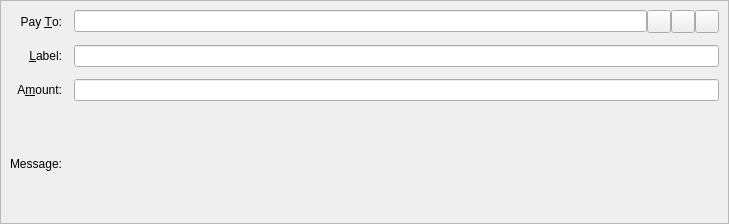
<?xml version="1.0" encoding="UTF-8"?>
<ui version="4.0">
 <class>SendCoinsEntry</class>
 <widget class="QStackedWidget" name="SendCoinsEntry">
  <property name="geometry">
   <rect>
    <x>0</x>
    <y>0</y>
    <width>729</width>
    <height>224</height>
   </rect>
  </property>
  <property name="focusPolicy">
   <enum>Qt::TabFocus</enum>
  </property>
  <property name="autoFillBackground">
   <bool>false</bool>
  </property>
  <widget class="QFrame" name="SendCoins">
   <property name="toolTip">
    <string>This is a normal payment.</string>
   </property>
   <property name="frameShape">
    <enum>QFrame::StyledPanel</enum>
   </property>
   <property name="frameShadow">
    <enum>QFrame::Sunken</enum>
   </property>
   <layout class="QGridLayout" name="gridLayout">
    <property name="spacing">
     <number>12</number>
    </property>
    <item row="3" column="0">
     <widget class="QLabel" name="messageLabel">
      <property name="text">
       <string>Message:</string>
      </property>
      <property name="alignment">
       <set>Qt::AlignRight|Qt::AlignTrailing|Qt::AlignVCenter</set>
      </property>
     </widget>
    </item>
    <item row="0" column="0">
     <widget class="QLabel" name="payToLabel">
      <property name="text">
       <string>Pay &amp;To:</string>
      </property>
      <property name="alignment">
       <set>Qt::AlignRight|Qt::AlignTrailing|Qt::AlignVCenter</set>
      </property>
      <property name="buddy">
       <cstring>payTo</cstring>
      </property>
     </widget>
    </item>
    <item row="0" column="1">
     <layout class="QHBoxLayout" name="payToLayout">
      <property name="spacing">
       <number>0</number>
      </property>
      <item>
       <widget class="QValidatedLineEdit" name="payTo">
        <property name="toolTip">
         <string>The address to send the payment to (e.g. PByFbvL39oABX2rcRksDgUMxhsKaGS4rSh3psPzgPMuFHyUyzmFtaAMhBfCS4gJwSHMAKhfgXDxAc98HJipde7kd8dvvVb6pvh)</string>
        </property>
       </widget>
      </item>
      <item>
       <widget class="QToolButton" name="addressBookButton">
        <property name="toolTip">
         <string>Choose previously used address</string>
        </property>
        <property name="text">
         <string/>
        </property>
        <property name="icon">
         <iconset resource="../bitcoin.qrc">
          <normaloff>:/icons/address-book</normaloff>:/icons/address-book</iconset>
        </property>
        <property name="shortcut">
         <string>Alt+A</string>
        </property>
       </widget>
      </item>
      <item>
       <widget class="QToolButton" name="pasteButton">
        <property name="toolTip">
         <string>Paste address from clipboard</string>
        </property>
        <property name="text">
         <string/>
        </property>
        <property name="icon">
         <iconset resource="../bitcoin.qrc">
          <normaloff>:/icons/editpaste</normaloff>:/icons/editpaste</iconset>
        </property>
        <property name="shortcut">
         <string>Alt+P</string>
        </property>
       </widget>
      </item>
      <item>
       <widget class="QToolButton" name="deleteButton">
        <property name="toolTip">
         <string>Remove this entry</string>
        </property>
        <property name="text">
         <string/>
        </property>
        <property name="icon">
         <iconset resource="../bitcoin.qrc">
          <normaloff>:/icons/remove</normaloff>:/icons/remove</iconset>
        </property>
       </widget>
      </item>
     </layout>
    </item>
    <item row="1" column="0">
     <widget class="QLabel" name="labellLabel">
      <property name="text">
       <string>&amp;Label:</string>
      </property>
      <property name="alignment">
       <set>Qt::AlignRight|Qt::AlignTrailing|Qt::AlignVCenter</set>
      </property>
      <property name="buddy">
       <cstring>addAsLabel</cstring>
      </property>
     </widget>
    </item>
    <item row="1" column="1">
     <widget class="QLineEdit" name="addAsLabel">
      <property name="toolTip">
       <string>Enter a label for this address to add it to the list of used addresses</string>
      </property>
     </widget>
    </item>
    <item row="2" column="0">
     <widget class="QLabel" name="amountLabel">
      <property name="text">
       <string>A&amp;mount:</string>
      </property>
      <property name="alignment">
       <set>Qt::AlignRight|Qt::AlignTrailing|Qt::AlignVCenter</set>
      </property>
      <property name="buddy">
       <cstring>payAmount</cstring>
      </property>
     </widget>
    </item>
    <item row="2" column="1">
     <widget class="BitcoinAmountField" name="payAmount"/>
    </item>
    <item row="3" column="1">
     <widget class="QLabel" name="messageTextLabel">
      <property name="toolTip">
       <string>A message that was attached to the bitcoin: URI which will be stored with the transaction for your reference. Note: This message will not be sent over the Pebblecoin network.</string>
      </property>
      <property name="textFormat">
       <enum>Qt::PlainText</enum>
      </property>
     </widget>
    </item>
   </layout>
  </widget>
  <widget class="QFrame" name="SendCoins_InsecurePaymentRequest">
   <property name="palette">
    <palette>
     <active>
      <colorrole role="WindowText">
       <brush brushstyle="SolidPattern">
        <color alpha="255">
         <red>0</red>
         <green>0</green>
         <blue>0</blue>
        </color>
       </brush>
      </colorrole>
      <colorrole role="Button">
       <brush brushstyle="SolidPattern">
        <color alpha="255">
         <red>255</red>
         <green>255</green>
         <blue>127</blue>
        </color>
       </brush>
      </colorrole>
      <colorrole role="Light">
       <brush brushstyle="SolidPattern">
        <color alpha="255">
         <red>255</red>
         <green>255</green>
         <blue>255</blue>
        </color>
       </brush>
      </colorrole>
      <colorrole role="Midlight">
       <brush brushstyle="SolidPattern">
        <color alpha="255">
         <red>255</red>
         <green>255</green>
         <blue>191</blue>
        </color>
       </brush>
      </colorrole>
      <colorrole role="Dark">
       <brush brushstyle="SolidPattern">
        <color alpha="255">
         <red>127</red>
         <green>127</green>
         <blue>63</blue>
        </color>
       </brush>
      </colorrole>
      <colorrole role="Mid">
       <brush brushstyle="SolidPattern">
        <color alpha="255">
         <red>170</red>
         <green>170</green>
         <blue>84</blue>
        </color>
       </brush>
      </colorrole>
      <colorrole role="Text">
       <brush brushstyle="SolidPattern">
        <color alpha="255">
         <red>0</red>
         <green>0</green>
         <blue>0</blue>
        </color>
       </brush>
      </colorrole>
      <colorrole role="BrightText">
       <brush brushstyle="SolidPattern">
        <color alpha="255">
         <red>255</red>
         <green>255</green>
         <blue>255</blue>
        </color>
       </brush>
      </colorrole>
      <colorrole role="ButtonText">
       <brush brushstyle="SolidPattern">
        <color alpha="255">
         <red>0</red>
         <green>0</green>
         <blue>0</blue>
        </color>
       </brush>
      </colorrole>
      <colorrole role="Base">
       <brush brushstyle="SolidPattern">
        <color alpha="255">
         <red>255</red>
         <green>255</green>
         <blue>255</blue>
        </color>
       </brush>
      </colorrole>
      <colorrole role="Window">
       <brush brushstyle="SolidPattern">
        <color alpha="255">
         <red>255</red>
         <green>255</green>
         <blue>127</blue>
        </color>
       </brush>
      </colorrole>
      <colorrole role="Shadow">
       <brush brushstyle="SolidPattern">
        <color alpha="255">
         <red>0</red>
         <green>0</green>
         <blue>0</blue>
        </color>
       </brush>
      </colorrole>
      <colorrole role="AlternateBase">
       <brush brushstyle="SolidPattern">
        <color alpha="255">
         <red>255</red>
         <green>255</green>
         <blue>191</blue>
        </color>
       </brush>
      </colorrole>
      <colorrole role="ToolTipBase">
       <brush brushstyle="SolidPattern">
        <color alpha="255">
         <red>255</red>
         <green>255</green>
         <blue>220</blue>
        </color>
       </brush>
      </colorrole>
      <colorrole role="ToolTipText">
       <brush brushstyle="SolidPattern">
        <color alpha="255">
         <red>0</red>
         <green>0</green>
         <blue>0</blue>
        </color>
       </brush>
      </colorrole>
     </active>
     <inactive>
      <colorrole role="WindowText">
       <brush brushstyle="SolidPattern">
        <color alpha="255">
         <red>0</red>
         <green>0</green>
         <blue>0</blue>
        </color>
       </brush>
      </colorrole>
      <colorrole role="Button">
       <brush brushstyle="SolidPattern">
        <color alpha="255">
         <red>255</red>
         <green>255</green>
         <blue>127</blue>
        </color>
       </brush>
      </colorrole>
      <colorrole role="Light">
       <brush brushstyle="SolidPattern">
        <color alpha="255">
         <red>255</red>
         <green>255</green>
         <blue>255</blue>
        </color>
       </brush>
      </colorrole>
      <colorrole role="Midlight">
       <brush brushstyle="SolidPattern">
        <color alpha="255">
         <red>255</red>
         <green>255</green>
         <blue>191</blue>
        </color>
       </brush>
      </colorrole>
      <colorrole role="Dark">
       <brush brushstyle="SolidPattern">
        <color alpha="255">
         <red>127</red>
         <green>127</green>
         <blue>63</blue>
        </color>
       </brush>
      </colorrole>
      <colorrole role="Mid">
       <brush brushstyle="SolidPattern">
        <color alpha="255">
         <red>170</red>
         <green>170</green>
         <blue>84</blue>
        </color>
       </brush>
      </colorrole>
      <colorrole role="Text">
       <brush brushstyle="SolidPattern">
        <color alpha="255">
         <red>0</red>
         <green>0</green>
         <blue>0</blue>
        </color>
       </brush>
      </colorrole>
      <colorrole role="BrightText">
       <brush brushstyle="SolidPattern">
        <color alpha="255">
         <red>255</red>
         <green>255</green>
         <blue>255</blue>
        </color>
       </brush>
      </colorrole>
      <colorrole role="ButtonText">
       <brush brushstyle="SolidPattern">
        <color alpha="255">
         <red>0</red>
         <green>0</green>
         <blue>0</blue>
        </color>
       </brush>
      </colorrole>
      <colorrole role="Base">
       <brush brushstyle="SolidPattern">
        <color alpha="255">
         <red>255</red>
         <green>255</green>
         <blue>255</blue>
        </color>
       </brush>
      </colorrole>
      <colorrole role="Window">
       <brush brushstyle="SolidPattern">
        <color alpha="255">
         <red>255</red>
         <green>255</green>
         <blue>127</blue>
        </color>
       </brush>
      </colorrole>
      <colorrole role="Shadow">
       <brush brushstyle="SolidPattern">
        <color alpha="255">
         <red>0</red>
         <green>0</green>
         <blue>0</blue>
        </color>
       </brush>
      </colorrole>
      <colorrole role="AlternateBase">
       <brush brushstyle="SolidPattern">
        <color alpha="255">
         <red>255</red>
         <green>255</green>
         <blue>191</blue>
        </color>
       </brush>
      </colorrole>
      <colorrole role="ToolTipBase">
       <brush brushstyle="SolidPattern">
        <color alpha="255">
         <red>255</red>
         <green>255</green>
         <blue>220</blue>
        </color>
       </brush>
      </colorrole>
      <colorrole role="ToolTipText">
       <brush brushstyle="SolidPattern">
        <color alpha="255">
         <red>0</red>
         <green>0</green>
         <blue>0</blue>
        </color>
       </brush>
      </colorrole>
     </inactive>
     <disabled>
      <colorrole role="WindowText">
       <brush brushstyle="SolidPattern">
        <color alpha="255">
         <red>127</red>
         <green>127</green>
         <blue>63</blue>
        </color>
       </brush>
      </colorrole>
      <colorrole role="Button">
       <brush brushstyle="SolidPattern">
        <color alpha="255">
         <red>255</red>
         <green>255</green>
         <blue>127</blue>
        </color>
       </brush>
      </colorrole>
      <colorrole role="Light">
       <brush brushstyle="SolidPattern">
        <color alpha="255">
         <red>255</red>
         <green>255</green>
         <blue>255</blue>
        </color>
       </brush>
      </colorrole>
      <colorrole role="Midlight">
       <brush brushstyle="SolidPattern">
        <color alpha="255">
         <red>255</red>
         <green>255</green>
         <blue>191</blue>
        </color>
       </brush>
      </colorrole>
      <colorrole role="Dark">
       <brush brushstyle="SolidPattern">
        <color alpha="255">
         <red>127</red>
         <green>127</green>
         <blue>63</blue>
        </color>
       </brush>
      </colorrole>
      <colorrole role="Mid">
       <brush brushstyle="SolidPattern">
        <color alpha="255">
         <red>170</red>
         <green>170</green>
         <blue>84</blue>
        </color>
       </brush>
      </colorrole>
      <colorrole role="Text">
       <brush brushstyle="SolidPattern">
        <color alpha="255">
         <red>127</red>
         <green>127</green>
         <blue>63</blue>
        </color>
       </brush>
      </colorrole>
      <colorrole role="BrightText">
       <brush brushstyle="SolidPattern">
        <color alpha="255">
         <red>255</red>
         <green>255</green>
         <blue>255</blue>
        </color>
       </brush>
      </colorrole>
      <colorrole role="ButtonText">
       <brush brushstyle="SolidPattern">
        <color alpha="255">
         <red>127</red>
         <green>127</green>
         <blue>63</blue>
        </color>
       </brush>
      </colorrole>
      <colorrole role="Base">
       <brush brushstyle="SolidPattern">
        <color alpha="255">
         <red>255</red>
         <green>255</green>
         <blue>127</blue>
        </color>
       </brush>
      </colorrole>
      <colorrole role="Window">
       <brush brushstyle="SolidPattern">
        <color alpha="255">
         <red>255</red>
         <green>255</green>
         <blue>127</blue>
        </color>
       </brush>
      </colorrole>
      <colorrole role="Shadow">
       <brush brushstyle="SolidPattern">
        <color alpha="255">
         <red>0</red>
         <green>0</green>
         <blue>0</blue>
        </color>
       </brush>
      </colorrole>
      <colorrole role="AlternateBase">
       <brush brushstyle="SolidPattern">
        <color alpha="255">
         <red>255</red>
         <green>255</green>
         <blue>127</blue>
        </color>
       </brush>
      </colorrole>
      <colorrole role="ToolTipBase">
       <brush brushstyle="SolidPattern">
        <color alpha="255">
         <red>255</red>
         <green>255</green>
         <blue>220</blue>
        </color>
       </brush>
      </colorrole>
      <colorrole role="ToolTipText">
       <brush brushstyle="SolidPattern">
        <color alpha="255">
         <red>0</red>
         <green>0</green>
         <blue>0</blue>
        </color>
       </brush>
      </colorrole>
     </disabled>
    </palette>
   </property>
   <property name="toolTip">
    <string>This is an unverified payment request.</string>
   </property>
   <property name="autoFillBackground">
    <bool>true</bool>
   </property>
   <property name="frameShape">
    <enum>QFrame::StyledPanel</enum>
   </property>
   <property name="frameShadow">
    <enum>QFrame::Sunken</enum>
   </property>
   <layout class="QGridLayout" name="gridLayout_is">
    <property name="spacing">
     <number>12</number>
    </property>
    <item row="0" column="0">
     <widget class="QLabel" name="payToLabel_is">
      <property name="text">
       <string>Pay To:</string>
      </property>
      <property name="alignment">
       <set>Qt::AlignRight|Qt::AlignTrailing|Qt::AlignVCenter</set>
      </property>
     </widget>
    </item>
    <item row="0" column="1">
     <layout class="QHBoxLayout" name="payToLayout_is">
      <property name="spacing">
       <number>0</number>
      </property>
      <item>
       <widget class="QLabel" name="payTo_is"/>
      </item>
      <item>
       <widget class="QToolButton" name="deleteButton_is">
        <property name="toolTip">
         <string>Remove this entry</string>
        </property>
        <property name="text">
         <string/>
        </property>
        <property name="icon">
         <iconset resource="../bitcoin.qrc">
          <normaloff>:/icons/remove</normaloff>:/icons/remove</iconset>
        </property>
       </widget>
      </item>
     </layout>
    </item>
    <item row="1" column="0">
     <widget class="QLabel" name="memoLabel_is">
      <property name="text">
       <string>Memo:</string>
      </property>
      <property name="alignment">
       <set>Qt::AlignRight|Qt::AlignTrailing|Qt::AlignVCenter</set>
      </property>
     </widget>
    </item>
    <item row="1" column="1">
     <widget class="QLabel" name="memoTextLabel_is">
      <property name="textFormat">
       <enum>Qt::PlainText</enum>
      </property>
     </widget>
    </item>
    <item row="2" column="0">
     <widget class="QLabel" name="amountLabel_is">
      <property name="text">
       <string>A&amp;mount:</string>
      </property>
      <property name="alignment">
       <set>Qt::AlignRight|Qt::AlignTrailing|Qt::AlignVCenter</set>
      </property>
      <property name="buddy">
       <cstring>payAmount_is</cstring>
      </property>
     </widget>
    </item>
    <item row="2" column="1">
     <widget class="BitcoinAmountField" name="payAmount_is">
      <property name="acceptDrops">
       <bool>false</bool>
      </property>
     </widget>
    </item>
   </layout>
  </widget>
  <widget class="QFrame" name="SendCoins_SecurePaymentRequest">
   <property name="palette">
    <palette>
     <active>
      <colorrole role="WindowText">
       <brush brushstyle="SolidPattern">
        <color alpha="255">
         <red>0</red>
         <green>0</green>
         <blue>0</blue>
        </color>
       </brush>
      </colorrole>
      <colorrole role="Button">
       <brush brushstyle="SolidPattern">
        <color alpha="255">
         <red>140</red>
         <green>232</green>
         <blue>119</blue>
        </color>
       </brush>
      </colorrole>
      <colorrole role="Light">
       <brush brushstyle="SolidPattern">
        <color alpha="255">
         <red>230</red>
         <green>255</green>
         <blue>224</blue>
        </color>
       </brush>
      </colorrole>
      <colorrole role="Midlight">
       <brush brushstyle="SolidPattern">
        <color alpha="255">
         <red>185</red>
         <green>243</green>
         <blue>171</blue>
        </color>
       </brush>
      </colorrole>
      <colorrole role="Dark">
       <brush brushstyle="SolidPattern">
        <color alpha="255">
         <red>70</red>
         <green>116</green>
         <blue>59</blue>
        </color>
       </brush>
      </colorrole>
      <colorrole role="Mid">
       <brush brushstyle="SolidPattern">
        <color alpha="255">
         <red>93</red>
         <green>155</green>
         <blue>79</blue>
        </color>
       </brush>
      </colorrole>
      <colorrole role="Text">
       <brush brushstyle="SolidPattern">
        <color alpha="255">
         <red>0</red>
         <green>0</green>
         <blue>0</blue>
        </color>
       </brush>
      </colorrole>
      <colorrole role="BrightText">
       <brush brushstyle="SolidPattern">
        <color alpha="255">
         <red>155</red>
         <green>255</green>
         <blue>147</blue>
        </color>
       </brush>
      </colorrole>
      <colorrole role="ButtonText">
       <brush brushstyle="SolidPattern">
        <color alpha="255">
         <red>0</red>
         <green>0</green>
         <blue>0</blue>
        </color>
       </brush>
      </colorrole>
      <colorrole role="Base">
       <brush brushstyle="SolidPattern">
        <color alpha="255">
         <red>119</red>
         <green>255</green>
         <blue>233</blue>
        </color>
       </brush>
      </colorrole>
      <colorrole role="Window">
       <brush brushstyle="SolidPattern">
        <color alpha="255">
         <red>140</red>
         <green>232</green>
         <blue>119</blue>
        </color>
       </brush>
      </colorrole>
      <colorrole role="Shadow">
       <brush brushstyle="SolidPattern">
        <color alpha="255">
         <red>0</red>
         <green>0</green>
         <blue>0</blue>
        </color>
       </brush>
      </colorrole>
      <colorrole role="AlternateBase">
       <brush brushstyle="SolidPattern">
        <color alpha="255">
         <red>197</red>
         <green>243</green>
         <blue>187</blue>
        </color>
       </brush>
      </colorrole>
      <colorrole role="NoRole">
       <brush brushstyle="SolidPattern">
        <color alpha="255">
         <red>125</red>
         <green>194</green>
         <blue>122</blue>
        </color>
       </brush>
      </colorrole>
      <colorrole role="ToolTipBase">
       <brush brushstyle="SolidPattern">
        <color alpha="255">
         <red>255</red>
         <green>255</green>
         <blue>220</blue>
        </color>
       </brush>
      </colorrole>
      <colorrole role="ToolTipText">
       <brush brushstyle="SolidPattern">
        <color alpha="255">
         <red>0</red>
         <green>0</green>
         <blue>0</blue>
        </color>
       </brush>
      </colorrole>
     </active>
     <inactive>
      <colorrole role="WindowText">
       <brush brushstyle="SolidPattern">
        <color alpha="255">
         <red>0</red>
         <green>0</green>
         <blue>0</blue>
        </color>
       </brush>
      </colorrole>
      <colorrole role="Button">
       <brush brushstyle="SolidPattern">
        <color alpha="255">
         <red>140</red>
         <green>232</green>
         <blue>119</blue>
        </color>
       </brush>
      </colorrole>
      <colorrole role="Light">
       <brush brushstyle="SolidPattern">
        <color alpha="255">
         <red>230</red>
         <green>255</green>
         <blue>224</blue>
        </color>
       </brush>
      </colorrole>
      <colorrole role="Midlight">
       <brush brushstyle="SolidPattern">
        <color alpha="255">
         <red>185</red>
         <green>243</green>
         <blue>171</blue>
        </color>
       </brush>
      </colorrole>
      <colorrole role="Dark">
       <brush brushstyle="SolidPattern">
        <color alpha="255">
         <red>70</red>
         <green>116</green>
         <blue>59</blue>
        </color>
       </brush>
      </colorrole>
      <colorrole role="Mid">
       <brush brushstyle="SolidPattern">
        <color alpha="255">
         <red>93</red>
         <green>155</green>
         <blue>79</blue>
        </color>
       </brush>
      </colorrole>
      <colorrole role="Text">
       <brush brushstyle="SolidPattern">
        <color alpha="255">
         <red>0</red>
         <green>0</green>
         <blue>0</blue>
        </color>
       </brush>
      </colorrole>
      <colorrole role="BrightText">
       <brush brushstyle="SolidPattern">
        <color alpha="255">
         <red>155</red>
         <green>255</green>
         <blue>147</blue>
        </color>
       </brush>
      </colorrole>
      <colorrole role="ButtonText">
       <brush brushstyle="SolidPattern">
        <color alpha="255">
         <red>0</red>
         <green>0</green>
         <blue>0</blue>
        </color>
       </brush>
      </colorrole>
      <colorrole role="Base">
       <brush brushstyle="SolidPattern">
        <color alpha="255">
         <red>119</red>
         <green>255</green>
         <blue>233</blue>
        </color>
       </brush>
      </colorrole>
      <colorrole role="Window">
       <brush brushstyle="SolidPattern">
        <color alpha="255">
         <red>140</red>
         <green>232</green>
         <blue>119</blue>
        </color>
       </brush>
      </colorrole>
      <colorrole role="Shadow">
       <brush brushstyle="SolidPattern">
        <color alpha="255">
         <red>0</red>
         <green>0</green>
         <blue>0</blue>
        </color>
       </brush>
      </colorrole>
      <colorrole role="AlternateBase">
       <brush brushstyle="SolidPattern">
        <color alpha="255">
         <red>197</red>
         <green>243</green>
         <blue>187</blue>
        </color>
       </brush>
      </colorrole>
      <colorrole role="NoRole">
       <brush brushstyle="SolidPattern">
        <color alpha="255">
         <red>125</red>
         <green>194</green>
         <blue>122</blue>
        </color>
       </brush>
      </colorrole>
      <colorrole role="ToolTipBase">
       <brush brushstyle="SolidPattern">
        <color alpha="255">
         <red>255</red>
         <green>255</green>
         <blue>220</blue>
        </color>
       </brush>
      </colorrole>
      <colorrole role="ToolTipText">
       <brush brushstyle="SolidPattern">
        <color alpha="255">
         <red>0</red>
         <green>0</green>
         <blue>0</blue>
        </color>
       </brush>
      </colorrole>
     </inactive>
     <disabled>
      <colorrole role="WindowText">
       <brush brushstyle="SolidPattern">
        <color alpha="255">
         <red>70</red>
         <green>116</green>
         <blue>59</blue>
        </color>
       </brush>
      </colorrole>
      <colorrole role="Button">
       <brush brushstyle="SolidPattern">
        <color alpha="255">
         <red>140</red>
         <green>232</green>
         <blue>119</blue>
        </color>
       </brush>
      </colorrole>
      <colorrole role="Light">
       <brush brushstyle="SolidPattern">
        <color alpha="255">
         <red>230</red>
         <green>255</green>
         <blue>224</blue>
        </color>
       </brush>
      </colorrole>
      <colorrole role="Midlight">
       <brush brushstyle="SolidPattern">
        <color alpha="255">
         <red>185</red>
         <green>243</green>
         <blue>171</blue>
        </color>
       </brush>
      </colorrole>
      <colorrole role="Dark">
       <brush brushstyle="SolidPattern">
        <color alpha="255">
         <red>70</red>
         <green>116</green>
         <blue>59</blue>
        </color>
       </brush>
      </colorrole>
      <colorrole role="Mid">
       <brush brushstyle="SolidPattern">
        <color alpha="255">
         <red>93</red>
         <green>155</green>
         <blue>79</blue>
        </color>
       </brush>
      </colorrole>
      <colorrole role="Text">
       <brush brushstyle="SolidPattern">
        <color alpha="255">
         <red>70</red>
         <green>116</green>
         <blue>59</blue>
        </color>
       </brush>
      </colorrole>
      <colorrole role="BrightText">
       <brush brushstyle="SolidPattern">
        <color alpha="255">
         <red>155</red>
         <green>255</green>
         <blue>147</blue>
        </color>
       </brush>
      </colorrole>
      <colorrole role="ButtonText">
       <brush brushstyle="SolidPattern">
        <color alpha="255">
         <red>70</red>
         <green>116</green>
         <blue>59</blue>
        </color>
       </brush>
      </colorrole>
      <colorrole role="Base">
       <brush brushstyle="SolidPattern">
        <color alpha="255">
         <red>140</red>
         <green>232</green>
         <blue>119</blue>
        </color>
       </brush>
      </colorrole>
      <colorrole role="Window">
       <brush brushstyle="SolidPattern">
        <color alpha="255">
         <red>140</red>
         <green>232</green>
         <blue>119</blue>
        </color>
       </brush>
      </colorrole>
      <colorrole role="Shadow">
       <brush brushstyle="SolidPattern">
        <color alpha="255">
         <red>0</red>
         <green>0</green>
         <blue>0</blue>
        </color>
       </brush>
      </colorrole>
      <colorrole role="AlternateBase">
       <brush brushstyle="SolidPattern">
        <color alpha="255">
         <red>140</red>
         <green>232</green>
         <blue>119</blue>
        </color>
       </brush>
      </colorrole>
      <colorrole role="NoRole">
       <brush brushstyle="SolidPattern">
        <color alpha="255">
         <red>125</red>
         <green>194</green>
         <blue>122</blue>
        </color>
       </brush>
      </colorrole>
      <colorrole role="ToolTipBase">
       <brush brushstyle="SolidPattern">
        <color alpha="255">
         <red>255</red>
         <green>255</green>
         <blue>220</blue>
        </color>
       </brush>
      </colorrole>
      <colorrole role="ToolTipText">
       <brush brushstyle="SolidPattern">
        <color alpha="255">
         <red>0</red>
         <green>0</green>
         <blue>0</blue>
        </color>
       </brush>
      </colorrole>
     </disabled>
    </palette>
   </property>
   <property name="toolTip">
    <string>This is a verified payment request.</string>
   </property>
   <property name="autoFillBackground">
    <bool>true</bool>
   </property>
   <property name="frameShape">
    <enum>QFrame::StyledPanel</enum>
   </property>
   <property name="frameShadow">
    <enum>QFrame::Sunken</enum>
   </property>
   <layout class="QGridLayout" name="gridLayout_s">
    <property name="spacing">
     <number>12</number>
    </property>
    <item row="0" column="0">
     <widget class="QLabel" name="payToLabel_s">
      <property name="text">
       <string>Pay To:</string>
      </property>
      <property name="alignment">
       <set>Qt::AlignRight|Qt::AlignTrailing|Qt::AlignVCenter</set>
      </property>
     </widget>
    </item>
    <item row="0" column="1">
     <layout class="QHBoxLayout" name="payToLayout_s">
      <property name="spacing">
       <number>0</number>
      </property>
      <item>
       <widget class="QLabel" name="payTo_s">
        <property name="textFormat">
         <enum>Qt::PlainText</enum>
        </property>
       </widget>
      </item>
      <item>
       <widget class="QToolButton" name="deleteButton_s">
        <property name="toolTip">
         <string>Remove this entry</string>
        </property>
        <property name="text">
         <string/>
        </property>
        <property name="icon">
         <iconset resource="../bitcoin.qrc">
          <normaloff>:/icons/remove</normaloff>:/icons/remove</iconset>
        </property>
       </widget>
      </item>
     </layout>
    </item>
    <item row="1" column="0">
     <widget class="QLabel" name="memoLabel_s">
      <property name="text">
       <string>Memo:</string>
      </property>
      <property name="alignment">
       <set>Qt::AlignRight|Qt::AlignTrailing|Qt::AlignVCenter</set>
      </property>
     </widget>
    </item>
    <item row="1" column="1">
     <widget class="QLabel" name="memoTextLabel_s">
      <property name="textFormat">
       <enum>Qt::PlainText</enum>
      </property>
     </widget>
    </item>
    <item row="2" column="0">
     <widget class="QLabel" name="amountLabel_s">
      <property name="text">
       <string>A&amp;mount:</string>
      </property>
      <property name="alignment">
       <set>Qt::AlignRight|Qt::AlignTrailing|Qt::AlignVCenter</set>
      </property>
      <property name="buddy">
       <cstring>payAmount_s</cstring>
      </property>
     </widget>
    </item>
    <item row="2" column="1">
     <widget class="BitcoinAmountField" name="payAmount_s">
      <property name="acceptDrops">
       <bool>false</bool>
      </property>
     </widget>
    </item>
   </layout>
  </widget>
 </widget>
 <customwidgets>
  <customwidget>
   <class>QValidatedLineEdit</class>
   <extends>QLineEdit</extends>
   <header>qvalidatedlineedit.h</header>
  </customwidget>
  <customwidget>
   <class>BitcoinAmountField</class>
   <extends>QLineEdit</extends>
   <header>bitcoinamountfield.h</header>
  </customwidget>
 </customwidgets>
 <tabstops>
  <tabstop>payTo</tabstop>
  <tabstop>addressBookButton</tabstop>
  <tabstop>pasteButton</tabstop>
  <tabstop>deleteButton</tabstop>
  <tabstop>addAsLabel</tabstop>
  <tabstop>payAmount</tabstop>
  <tabstop>payAmount_is</tabstop>
  <tabstop>deleteButton_is</tabstop>
  <tabstop>payAmount_s</tabstop>
  <tabstop>deleteButton_s</tabstop>
 </tabstops>
 <resources>
  <include location="../bitcoin.qrc"/>
 </resources>
 <connections/>
</ui>
